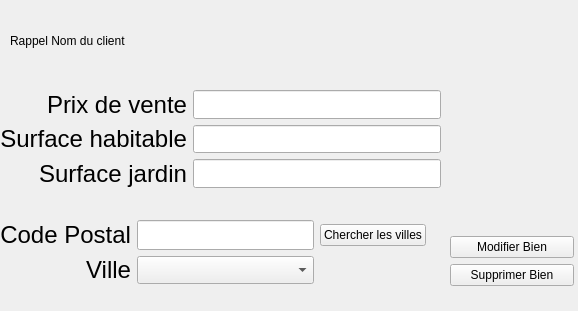
<?xml version="1.0" encoding="UTF-8"?>
<ui version="4.0">
 <class>Dialog</class>
 <widget class="QDialog" name="Dialog">
  <property name="geometry">
   <rect>
    <x>0</x>
    <y>0</y>
    <width>578</width>
    <height>311</height>
   </rect>
  </property>
  <property name="maximumSize">
   <size>
    <width>583</width>
    <height>311</height>
   </size>
  </property>
  <property name="windowTitle">
   <string>Dialog</string>
  </property>
  <widget class="QWidget" name="layoutWidget">
   <property name="geometry">
    <rect>
     <x>0</x>
     <y>90</y>
     <width>441</width>
     <height>98</height>
    </rect>
   </property>
   <layout class="QGridLayout" name="gridLayout">
    <item row="0" column="0">
     <widget class="QLabel" name="label_PrixVente">
      <property name="font">
       <font>
        <family>Liberation Sans</family>
        <pointsize>18</pointsize>
       </font>
      </property>
      <property name="text">
       <string>Prix de vente</string>
      </property>
      <property name="alignment">
       <set>Qt::AlignRight|Qt::AlignTrailing|Qt::AlignVCenter</set>
      </property>
     </widget>
    </item>
    <item row="0" column="1">
     <widget class="QLineEdit" name="lineEdit_BudgetMax">
      <property name="sizePolicy">
       <sizepolicy hsizetype="Maximum" vsizetype="Expanding">
        <horstretch>3</horstretch>
        <verstretch>1</verstretch>
       </sizepolicy>
      </property>
      <property name="maximumSize">
       <size>
        <width>421</width>
        <height>16777215</height>
       </size>
      </property>
     </widget>
    </item>
    <item row="1" column="0">
     <widget class="QLabel" name="label_SurfHab">
      <property name="sizePolicy">
       <sizepolicy hsizetype="Minimum" vsizetype="Preferred">
        <horstretch>0</horstretch>
        <verstretch>0</verstretch>
       </sizepolicy>
      </property>
      <property name="font">
       <font>
        <family>Liberation Sans</family>
        <pointsize>18</pointsize>
       </font>
      </property>
      <property name="text">
       <string>Surface habitable</string>
      </property>
      <property name="alignment">
       <set>Qt::AlignRight|Qt::AlignTrailing|Qt::AlignVCenter</set>
      </property>
      <property name="buddy">
       <cstring>lineEdit_SurfHabMin</cstring>
      </property>
     </widget>
    </item>
    <item row="1" column="1">
     <widget class="QLineEdit" name="lineEdit_SurfHabMin">
      <property name="sizePolicy">
       <sizepolicy hsizetype="Maximum" vsizetype="Expanding">
        <horstretch>3</horstretch>
        <verstretch>1</verstretch>
       </sizepolicy>
      </property>
      <property name="maximumSize">
       <size>
        <width>421</width>
        <height>16777215</height>
       </size>
      </property>
     </widget>
    </item>
    <item row="2" column="0">
     <widget class="QLabel" name="label_SurfJard">
      <property name="sizePolicy">
       <sizepolicy hsizetype="Minimum" vsizetype="Preferred">
        <horstretch>0</horstretch>
        <verstretch>0</verstretch>
       </sizepolicy>
      </property>
      <property name="font">
       <font>
        <family>Liberation Sans</family>
        <pointsize>18</pointsize>
       </font>
      </property>
      <property name="text">
       <string>Surface jardin</string>
      </property>
      <property name="alignment">
       <set>Qt::AlignRight|Qt::AlignTrailing|Qt::AlignVCenter</set>
      </property>
      <property name="buddy">
       <cstring>lineEdit_SurJardMin</cstring>
      </property>
     </widget>
    </item>
    <item row="2" column="1">
     <widget class="QLineEdit" name="lineEdit_SurJardMin">
      <property name="sizePolicy">
       <sizepolicy hsizetype="Maximum" vsizetype="Expanding">
        <horstretch>3</horstretch>
        <verstretch>1</verstretch>
       </sizepolicy>
      </property>
      <property name="maximumSize">
       <size>
        <width>421</width>
        <height>16777215</height>
       </size>
      </property>
     </widget>
    </item>
   </layout>
  </widget>
  <widget class="QLabel" name="label_NomClient">
   <property name="geometry">
    <rect>
     <x>10</x>
     <y>20</y>
     <width>261</width>
     <height>41</height>
    </rect>
   </property>
   <property name="text">
    <string>Rappel Nom du client</string>
   </property>
  </widget>
  <widget class="QWidget" name="layoutWidget_2">
   <property name="geometry">
    <rect>
     <x>350</x>
     <y>370</y>
     <width>426</width>
     <height>64</height>
    </rect>
   </property>
   <layout class="QGridLayout" name="gridLayout_2">
    <item row="0" column="0">
     <widget class="QLabel" name="label_CodePostal_3">
      <property name="sizePolicy">
       <sizepolicy hsizetype="Minimum" vsizetype="Preferred">
        <horstretch>0</horstretch>
        <verstretch>0</verstretch>
       </sizepolicy>
      </property>
      <property name="font">
       <font>
        <family>Liberation Sans</family>
        <pointsize>18</pointsize>
       </font>
      </property>
      <property name="text">
       <string>Code Postal</string>
      </property>
      <property name="alignment">
       <set>Qt::AlignRight|Qt::AlignTrailing|Qt::AlignVCenter</set>
      </property>
      <property name="buddy">
       <cstring>lineEdit_CodePostal_3</cstring>
      </property>
     </widget>
    </item>
    <item row="0" column="1">
     <widget class="QLineEdit" name="lineEdit_CodePostal_3">
      <property name="sizePolicy">
       <sizepolicy hsizetype="Maximum" vsizetype="Expanding">
        <horstretch>3</horstretch>
        <verstretch>1</verstretch>
       </sizepolicy>
      </property>
      <property name="maximumSize">
       <size>
        <width>421</width>
        <height>16777215</height>
       </size>
      </property>
     </widget>
    </item>
    <item row="0" column="2">
     <widget class="QPushButton" name="button_ChercherVilles">
      <property name="text">
       <string>Chercher les villes</string>
      </property>
     </widget>
    </item>
    <item row="1" column="0">
     <widget class="QLabel" name="label_Ville">
      <property name="sizePolicy">
       <sizepolicy hsizetype="Minimum" vsizetype="Preferred">
        <horstretch>1</horstretch>
        <verstretch>0</verstretch>
       </sizepolicy>
      </property>
      <property name="font">
       <font>
        <family>Liberation Sans</family>
        <pointsize>18</pointsize>
       </font>
      </property>
      <property name="text">
       <string>Ville</string>
      </property>
      <property name="alignment">
       <set>Qt::AlignRight|Qt::AlignTrailing|Qt::AlignVCenter</set>
      </property>
      <property name="buddy">
       <cstring>comboBox</cstring>
      </property>
     </widget>
    </item>
    <item row="1" column="1">
     <widget class="QComboBox" name="comboBox">
      <property name="sizePolicy">
       <sizepolicy hsizetype="Preferred" vsizetype="MinimumExpanding">
        <horstretch>1</horstretch>
        <verstretch>0</verstretch>
       </sizepolicy>
      </property>
     </widget>
    </item>
   </layout>
  </widget>
  <widget class="QWidget" name="layoutWidget_3">
   <property name="geometry">
    <rect>
     <x>0</x>
     <y>220</y>
     <width>426</width>
     <height>64</height>
    </rect>
   </property>
   <layout class="QGridLayout" name="gridLayout_3">
    <item row="0" column="0">
     <widget class="QLabel" name="label_CodePostal_4">
      <property name="sizePolicy">
       <sizepolicy hsizetype="Minimum" vsizetype="Preferred">
        <horstretch>0</horstretch>
        <verstretch>0</verstretch>
       </sizepolicy>
      </property>
      <property name="font">
       <font>
        <family>Liberation Sans</family>
        <pointsize>18</pointsize>
       </font>
      </property>
      <property name="text">
       <string>Code Postal</string>
      </property>
      <property name="alignment">
       <set>Qt::AlignRight|Qt::AlignTrailing|Qt::AlignVCenter</set>
      </property>
      <property name="buddy">
       <cstring>lineEdit_CodePostal_3</cstring>
      </property>
     </widget>
    </item>
    <item row="0" column="1">
     <widget class="QLineEdit" name="lineEdit_CodePostal_Bien">
      <property name="sizePolicy">
       <sizepolicy hsizetype="Maximum" vsizetype="Expanding">
        <horstretch>3</horstretch>
        <verstretch>1</verstretch>
       </sizepolicy>
      </property>
      <property name="maximumSize">
       <size>
        <width>421</width>
        <height>16777215</height>
       </size>
      </property>
     </widget>
    </item>
    <item row="0" column="2">
     <widget class="QPushButton" name="button_ChercherVilles_Bien">
      <property name="text">
       <string>Chercher les villes</string>
      </property>
     </widget>
    </item>
    <item row="1" column="0">
     <widget class="QLabel" name="label_Ville_2">
      <property name="sizePolicy">
       <sizepolicy hsizetype="Minimum" vsizetype="Preferred">
        <horstretch>1</horstretch>
        <verstretch>0</verstretch>
       </sizepolicy>
      </property>
      <property name="font">
       <font>
        <family>Liberation Sans</family>
        <pointsize>18</pointsize>
       </font>
      </property>
      <property name="text">
       <string>Ville</string>
      </property>
      <property name="alignment">
       <set>Qt::AlignRight|Qt::AlignTrailing|Qt::AlignVCenter</set>
      </property>
      <property name="buddy">
       <cstring>comboBox</cstring>
      </property>
     </widget>
    </item>
    <item row="1" column="1">
     <widget class="QComboBox" name="comboBox_Ville_Bien">
      <property name="sizePolicy">
       <sizepolicy hsizetype="Preferred" vsizetype="MinimumExpanding">
        <horstretch>1</horstretch>
        <verstretch>0</verstretch>
       </sizepolicy>
      </property>
     </widget>
    </item>
   </layout>
  </widget>
  <widget class="QWidget" name="">
   <property name="geometry">
    <rect>
     <x>450</x>
     <y>60</y>
     <width>124</width>
     <height>226</height>
    </rect>
   </property>
   <layout class="QGridLayout" name="gridLayout_4">
    <item row="0" column="0">
     <spacer name="verticalSpacer">
      <property name="orientation">
       <enum>Qt::Vertical</enum>
      </property>
      <property name="sizeHint" stdset="0">
       <size>
        <width>20</width>
        <height>158</height>
       </size>
      </property>
     </spacer>
    </item>
    <item row="1" column="0">
     <widget class="QPushButton" name="button_ModifierBien">
      <property name="text">
       <string>Modifier Bien</string>
      </property>
     </widget>
    </item>
    <item row="2" column="0">
     <widget class="QPushButton" name="button_SupprimerBien">
      <property name="text">
       <string>Supprimer Bien</string>
      </property>
     </widget>
    </item>
   </layout>
  </widget>
 </widget>
 <resources/>
 <connections/>
</ui>
